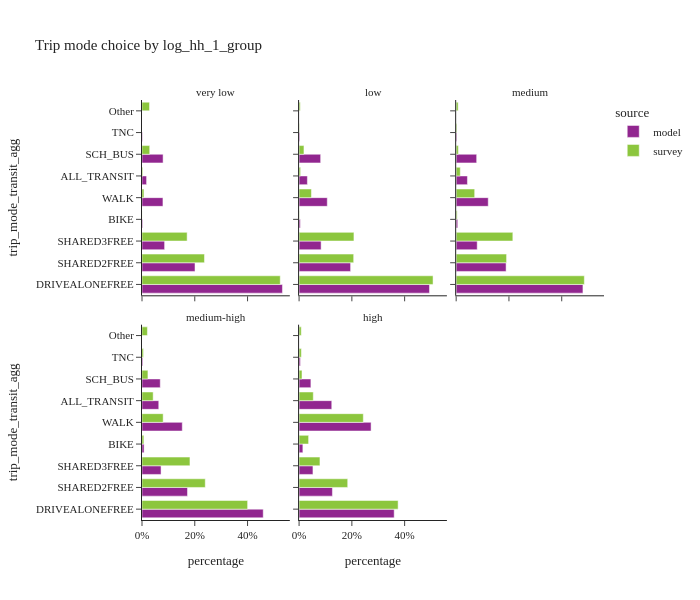
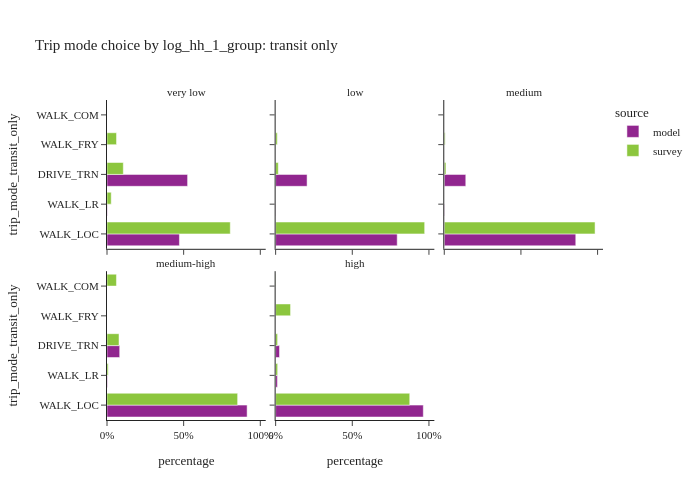

The notebook cell saved with these charts, in order:
### Code cell
trip_mode_choice_seg(segment_col='log_hh_1_group', height=[600, 500])

### Figure 1 — Plotly figure (JSON) as saved in the notebook; plotly's stock layout.template omitted (floating-point values rounded to 4 significant figures)
{"data": [{"alignmentgroup": "True", "customdata": [[913969], [344972], [147104], [4390], [136333], [29827], [137275], [3456]], "hovertemplate": "source=model<br>log_hh_1_group=very low<br>percentage=%{x}<br>trip_mode_transit_agg=%{y}<br>sample_size=%{customdata[0]}<extra></extra>", "legendgroup": "model", "marker": {"color": "#91268F", "pattern": {"shape": ""}}, "name": "model", "offsetgroup": "model", "orientation": "h", "showlegend": true, "textposition": "auto", "type": "bar", "x": [0.5322, 0.2009, 0.08566, 0.002556, 0.07939, 0.01737, 0.07994, 0.002012], "xaxis": "x4", "y": ["DRIVEALONEFREE", "SHARED2FREE", "SHARED3FREE", "BIKE", "WALK", "ALL_TRANSIT", "SCH_BUS", "TNC"], "yaxis": "y4"}, {"alignmentgroup": "True", "customdata": [[862580], [340779], [145815], [8129], [186479], [54903], [142673], [4326]], "hovertemplate": "source=model<br>log_hh_1_group=low<br>percentage=%{x}<br>trip_mode_transit_agg=%{y}<br>sample_size=%{customdata[0]}<extra></extra>", "legendgroup": "model", "marker": {"color": "#91268F", "pattern": {"shape": ""}}, "name": "model", "offsetgroup": "model", "orientation": "h", "showlegend": false, "textposition": "auto", "type": "bar", "x": [0.4941, 0.1952, 0.08353, 0.004657, 0.1068, 0.03145, 0.08173, 0.002478], "xaxis": "x5", "y": ["DRIVEALONEFREE", "SHARED2FREE", "SHARED3FREE", "BIKE", "WALK", "ALL_TRANSIT", "SCH_BUS", "TNC"], "yaxis": "y5"}, {"alignmentgroup": "True", "customdata": [[1638125], [645158], [271921], [20133], [414505], [145666], [265058], [9146]], "hovertemplate": "source=model<br>log_hh_1_group=medium<br>percentage=%{x}<br>trip_mode_transit_agg=%{y}<br>sample_size=%{customdata[0]}<extra></extra>", "legendgroup": "model", "marker": {"color": "#91268F", "pattern": {"shape": ""}}, "name": "model", "offsetgroup": "model", "orientation": "h", "showlegend": false, "textposition": "auto", "type": "bar", "x": [0.4804, 0.1892, 0.07975, 0.005905, 0.1216, 0.04272, 0.07774, 0.002682], "xaxis": "x6", "y": ["DRIVEALONEFREE", "SHARED2FREE", "SHARED3FREE", "BIKE", "WALK", "ALL_TRANSIT", "SCH_BUS", "TNC"], "yaxis": "y6"}, {"alignmentgroup": "True", "customdata": [[1418383], [532249], [222883], [24304], [471152], [196071], [213551], [9238]], "hovertemplate": "source=model<br>log_hh_1_group=medium-high<br>percentage=%{x}<br>trip_mode_transit_agg=%{y}<br>sample_size=%{customdata[0]}<extra></extra>", "legendgroup": "model", "marker": {"color": "#91268F", "pattern": {"shape": ""}}, "name": "model", "offsetgroup": "model", "orientation": "h", "showlegend": false, "textposition": "auto", "type": "bar", "x": [0.4593, 0.1724, 0.07218, 0.007871, 0.1526, 0.0635, 0.06916, 0.002992], "xaxis": "x", "y": ["DRIVEALONEFREE", "SHARED2FREE", "SHARED3FREE", "BIKE", "WALK", "ALL_TRANSIT", "SCH_BUS", "TNC"], "yaxis": "y"}, {"alignmentgroup": "True", "customdata": [[908904], [318632], [132551], [36192], [688100], [312321], [112856], [12564]], "hovertemplate": "source=model<br>log_hh_1_group=high<br>percentage=%{x}<br>trip_mode_transit_agg=%{y}<br>sample_size=%{customdata[0]}<extra></extra>", "legendgroup": "model", "marker": {"color": "#91268F", "pattern": {"shape": ""}}, "name": "model", "offsetgroup": "model", "orientation": "h", "showlegend": false, "textposition": "auto", "type": "bar", "x": [0.3604, 0.1263, 0.05256, 0.01435, 0.2728, 0.1238, 0.04475, 0.004982], "xaxis": "x2", "y": ["DRIVEALONEFREE", "SHARED2FREE", "SHARED3FREE", "BIKE", "WALK", "ALL_TRANSIT", "SCH_BUS", "TNC"], "yaxis": "y2"}, {"alignmentgroup": "True", "customdata": [[1002], [595], [461], [4], [73], [25], [56], [54]], "hovertemplate": "source=survey<br>log_hh_1_group=very low<br>percentage=%{x}<br>trip_mode_transit_agg=%{y}<br>sample_size=%{customdata[0]}<extra></extra>", "legendgroup": "survey", "marker": {"color": "#8CC63E", "pattern": {"shape": ""}}, "name": "survey", "offsetgroup": "survey", "orientation": "h", "showlegend": true, "textposition": "auto", "type": "bar", "x": [0.5239, 0.2367, 0.171, 0.0003217, 0.007396, 0.002984, 0.02923, 0.02844], "xaxis": "x4", "y": ["DRIVEALONEFREE", "SHARED2FREE", "SHARED3FREE", "BIKE", "WALK", "ALL_TRANSIT", "SCH_BUS", "Other"], "yaxis": "y4"}, {"alignmentgroup": "True", "customdata": [[919], [446], [383], [17], [148], [45], [44], [7], [20]], "hovertemplate": "source=survey<br>log_hh_1_group=low<br>percentage=%{x}<br>trip_mode_transit_agg=%{y}<br>sample_size=%{customdata[0]}<extra></extra>", "legendgroup": "survey", "marker": {"color": "#8CC63E", "pattern": {"shape": ""}}, "name": "survey", "offsetgroup": "survey", "orientation": "h", "showlegend": false, "textposition": "auto", "type": "bar", "x": [0.5077, 0.2069, 0.2079, 0.001037, 0.0467, 0.005672, 0.01848, 0.001228, 0.004454], "xaxis": "x5", "y": ["DRIVEALONEFREE", "SHARED2FREE", "SHARED3FREE", "BIKE", "WALK", "ALL_TRANSIT", "SCH_BUS", "TNC", "Other"], "yaxis": "y5"}, {"alignmentgroup": "True", "customdata": [[1758], [845], [592], [36], [398], [89], [69], [13], [53]], "hovertemplate": "source=survey<br>log_hh_1_group=medium<br>percentage=%{x}<br>trip_mode_transit_agg=%{y}<br>sample_size=%{customdata[0]}<extra></extra>", "legendgroup": "survey", "marker": {"color": "#8CC63E", "pattern": {"shape": ""}}, "name": "survey", "offsetgroup": "survey", "orientation": "h", "showlegend": false, "textposition": "auto", "type": "bar", "x": [0.4857, 0.1911, 0.2148, 0.003742, 0.07019, 0.01561, 0.008357, 0.003007, 0.007565], "xaxis": "x6", "y": ["DRIVEALONEFREE", "SHARED2FREE", "SHARED3FREE", "BIKE", "WALK", "ALL_TRANSIT", "SCH_BUS", "TNC", "Other"], "yaxis": "y6"}, {"alignmentgroup": "True", "customdata": [[1925], [938], [679], [77], [565], [190], [75], [25], [60]], "hovertemplate": "source=survey<br>log_hh_1_group=medium-high<br>percentage=%{x}<br>trip_mode_transit_agg=%{y}<br>sample_size=%{customdata[0]}<extra></extra>", "legendgroup": "survey", "marker": {"color": "#8CC63E", "pattern": {"shape": ""}}, "name": "survey", "offsetgroup": "survey", "orientation": "h", "showlegend": false, "textposition": "auto", "type": "bar", "x": [0.4002, 0.2398, 0.1817, 0.007124, 0.0802, 0.04228, 0.02246, 0.005648, 0.02055], "xaxis": "x", "y": ["DRIVEALONEFREE", "SHARED2FREE", "SHARED3FREE", "BIKE", "WALK", "ALL_TRANSIT", "SCH_BUS", "TNC", "Other"], "yaxis": "y"}, {"alignmentgroup": "True", "customdata": [[3032], [1342], [719], [458], [3003], [731], [44], [58], [200]], "hovertemplate": "source=survey<br>log_hh_1_group=high<br>percentage=%{x}<br>trip_mode_transit_agg=%{y}<br>sample_size=%{customdata[0]}<extra></extra>", "legendgroup": "survey", "marker": {"color": "#8CC63E", "pattern": {"shape": ""}}, "name": "survey", "offsetgroup": "survey", "orientation": "h", "showlegend": false, "textposition": "auto", "type": "bar", "x": [0.3753, 0.1843, 0.07911, 0.03608, 0.2434, 0.05384, 0.01108, 0.008622, 0.008313], "xaxis": "x2", "y": ["DRIVEALONEFREE", "SHARED2FREE", "SHARED3FREE", "BIKE", "WALK", "ALL_TRANSIT", "SCH_BUS", "TNC", "Other"], "yaxis": "y2"}], "layout": {"annotations": [{"font": {}, "showarrow": false, "text": "medium-high", "x": 0.16, "xanchor": "center", "xref": "paper", "y": 0.465, "yanchor": "bottom", "yref": "paper"}, {"font": {}, "showarrow": false, "text": "high", "x": 0.5, "xanchor": "center", "xref": "paper", "y": 0.465, "yanchor": "bottom", "yref": "paper"}, {"font": {}, "showarrow": false, "text": "very low", "x": 0.16, "xanchor": "center", "xref": "paper", "y": 1.0, "yanchor": "bottom", "yref": "paper"}, {"font": {}, "showarrow": false, "text": "low", "x": 0.5, "xanchor": "center", "xref": "paper", "y": 1.0, "yanchor": "bottom", "yref": "paper"}, {"font": {}, "showarrow": false, "text": "medium", "x": 0.84, "xanchor": "center", "xref": "paper", "y": 1.0, "yanchor": "bottom", "yref": "paper"}], "barmode": "group", "height": 600, "legend": {"title": {"text": "source"}, "tracegroupgap": 0}, "title": {"text": "Trip mode choice by log_hh_1_group"}, "width": 700, "xaxis": {"anchor": "y", "domain": [0, 0.32], "tickformat": ".0%", "title": {"text": "percentage"}}, "xaxis2": {"anchor": "y2", "domain": [0.34, 0.66], "matches": "x", "tickformat": ".0%", "title": {"text": "percentage"}}, "xaxis3": {"anchor": "y3", "domain": [0.68, 1.0], "matches": "x", "title": {"text": "percentage"}}, "xaxis4": {"anchor": "y4", "domain": [0, 0.32], "matches": "x", "showticklabels": false}, "xaxis5": {"anchor": "y5", "domain": [0.34, 0.66], "matches": "x", "showticklabels": false}, "xaxis6": {"anchor": "y6", "domain": [0.68, 1.0], "matches": "x", "showticklabels": false}, "yaxis": {"anchor": "x", "domain": [0, 0.465], "title": {"text": "trip_mode_transit_agg"}}, "yaxis2": {"anchor": "x2", "domain": [0, 0.465], "matches": "y", "showticklabels": false}, "yaxis3": {"anchor": "x3", "domain": [0, 0.465], "matches": "y", "showticklabels": false}, "yaxis4": {"anchor": "x4", "domain": [0.535, 1.0], "matches": "y", "title": {"text": "trip_mode_transit_agg"}}, "yaxis5": {"anchor": "x5", "domain": [0.535, 1.0], "matches": "y", "showticklabels": false}, "yaxis6": {"anchor": "x6", "domain": [0.535, 1.0], "matches": "y", "showticklabels": false}}}

### Figure 2 — Plotly figure (JSON) as saved in the notebook; plotly's stock layout.template omitted (floating-point values rounded to 4 significant figures)
{"data": [{"alignmentgroup": "True", "customdata": [[14090], [58], [15679]], "hovertemplate": "source=model<br>log_hh_1_group=very low<br>percentage=%{x}<br>trip_mode_transit_only=%{y}<br>sample_size=%{customdata[0]}<extra></extra>", "legendgroup": "model", "marker": {"color": "#91268F", "pattern": {"shape": ""}}, "name": "model", "offsetgroup": "model", "orientation": "h", "showlegend": true, "textposition": "auto", "type": "bar", "x": [0.4724, 0.001945, 0.5257], "xaxis": "x4", "y": ["WALK_LOC", "WALK_LR", "DRIVE_TRN"], "yaxis": "y4"}, {"alignmentgroup": "True", "customdata": [[43533], [111], [11259]], "hovertemplate": "source=model<br>log_hh_1_group=low<br>percentage=%{x}<br>trip_mode_transit_only=%{y}<br>sample_size=%{customdata[0]}<extra></extra>", "legendgroup": "model", "marker": {"color": "#91268F", "pattern": {"shape": ""}}, "name": "model", "offsetgroup": "model", "orientation": "h", "showlegend": false, "textposition": "auto", "type": "bar", "x": [0.7929, 0.002022, 0.2051], "xaxis": "x5", "y": ["WALK_LOC", "WALK_LR", "DRIVE_TRN"], "yaxis": "y5"}, {"alignmentgroup": "True", "customdata": [[124939], [301], [20426]], "hovertemplate": "source=model<br>log_hh_1_group=medium<br>percentage=%{x}<br>trip_mode_transit_only=%{y}<br>sample_size=%{customdata[0]}<extra></extra>", "legendgroup": "model", "marker": {"color": "#91268F", "pattern": {"shape": ""}}, "name": "model", "offsetgroup": "model", "orientation": "h", "showlegend": false, "textposition": "auto", "type": "bar", "x": [0.8577, 0.002066, 0.1402], "xaxis": "x6", "y": ["WALK_LOC", "WALK_LR", "DRIVE_TRN"], "yaxis": "y6"}, {"alignmentgroup": "True", "customdata": [[179200], [638], [16233]], "hovertemplate": "source=model<br>log_hh_1_group=medium-high<br>percentage=%{x}<br>trip_mode_transit_only=%{y}<br>sample_size=%{customdata[0]}<extra></extra>", "legendgroup": "model", "marker": {"color": "#91268F", "pattern": {"shape": ""}}, "name": "model", "offsetgroup": "model", "orientation": "h", "showlegend": false, "textposition": "auto", "type": "bar", "x": [0.914, 0.003254, 0.08279], "xaxis": "x", "y": ["WALK_LOC", "WALK_LR", "DRIVE_TRN"], "yaxis": "y"}, {"alignmentgroup": "True", "customdata": [[300814], [3639], [7868]], "hovertemplate": "source=model<br>log_hh_1_group=high<br>percentage=%{x}<br>trip_mode_transit_only=%{y}<br>sample_size=%{customdata[0]}<extra></extra>", "legendgroup": "model", "marker": {"color": "#91268F", "pattern": {"shape": ""}}, "name": "model", "offsetgroup": "model", "orientation": "h", "showlegend": false, "textposition": "auto", "type": "bar", "x": [0.9632, 0.01165, 0.02519], "xaxis": "x2", "y": ["WALK_LOC", "WALK_LR", "DRIVE_TRN"], "yaxis": "y2"}, {"alignmentgroup": "True", "customdata": [[10], [1], [9], [5]], "hovertemplate": "source=survey<br>log_hh_1_group=very low<br>percentage=%{x}<br>trip_mode_transit_only=%{y}<br>sample_size=%{customdata[0]}<extra></extra>", "legendgroup": "survey", "marker": {"color": "#8CC63E", "pattern": {"shape": ""}}, "name": "survey", "offsetgroup": "survey", "orientation": "h", "showlegend": true, "textposition": "auto", "type": "bar", "x": [0.8041, 0.0275, 0.1063, 0.06214], "xaxis": "x4", "y": ["WALK_LOC", "WALK_LR", "DRIVE_TRN", "WALK_FRY"], "yaxis": "y4"}, {"alignmentgroup": "True", "customdata": [[40], [3], [2]], "hovertemplate": "source=survey<br>log_hh_1_group=low<br>percentage=%{x}<br>trip_mode_transit_only=%{y}<br>sample_size=%{customdata[0]}<extra></extra>", "legendgroup": "survey", "marker": {"color": "#8CC63E", "pattern": {"shape": ""}}, "name": "survey", "offsetgroup": "survey", "orientation": "h", "showlegend": false, "textposition": "auto", "type": "bar", "x": [0.9721, 0.01715, 0.01074], "xaxis": "x5", "y": ["WALK_LOC", "DRIVE_TRN", "WALK_FRY"], "yaxis": "y5"}, {"alignmentgroup": "True", "customdata": [[83], [4], [2]], "hovertemplate": "source=survey<br>log_hh_1_group=medium<br>percentage=%{x}<br>trip_mode_transit_only=%{y}<br>sample_size=%{customdata[0]}<extra></extra>", "legendgroup": "survey", "marker": {"color": "#8CC63E", "pattern": {"shape": ""}}, "name": "survey", "offsetgroup": "survey", "orientation": "h", "showlegend": false, "textposition": "auto", "type": "bar", "x": [0.9836, 0.01086, 0.005585], "xaxis": "x6", "y": ["WALK_LOC", "DRIVE_TRN", "WALK_FRY"], "yaxis": "y6"}, {"alignmentgroup": "True", "customdata": [[164], [6], [13], [7]], "hovertemplate": "source=survey<br>log_hh_1_group=medium-high<br>percentage=%{x}<br>trip_mode_transit_only=%{y}<br>sample_size=%{customdata[0]}<extra></extra>", "legendgroup": "survey", "marker": {"color": "#8CC63E", "pattern": {"shape": ""}}, "name": "survey", "offsetgroup": "survey", "orientation": "h", "showlegend": false, "textposition": "auto", "type": "bar", "x": [0.8522, 0.007864, 0.07828, 0.06167], "xaxis": "x", "y": ["WALK_LOC", "WALK_LR", "DRIVE_TRN", "WALK_COM"], "yaxis": "y"}, {"alignmentgroup": "True", "customdata": [[665], [35], [20], [5], [6]], "hovertemplate": "source=survey<br>log_hh_1_group=high<br>percentage=%{x}<br>trip_mode_transit_only=%{y}<br>sample_size=%{customdata[0]}<extra></extra>", "legendgroup": "survey", "marker": {"color": "#8CC63E", "pattern": {"shape": ""}}, "name": "survey", "offsetgroup": "survey", "orientation": "h", "showlegend": false, "textposition": "auto", "type": "bar", "x": [0.8748, 0.01313, 0.01264, 0.002204, 0.09726], "xaxis": "x2", "y": ["WALK_LOC", "WALK_LR", "DRIVE_TRN", "WALK_COM", "WALK_FRY"], "yaxis": "y2"}], "layout": {"annotations": [{"font": {}, "showarrow": false, "text": "medium-high", "x": 0.16, "xanchor": "center", "xref": "paper", "y": 0.465, "yanchor": "bottom", "yref": "paper"}, {"font": {}, "showarrow": false, "text": "high", "x": 0.5, "xanchor": "center", "xref": "paper", "y": 0.465, "yanchor": "bottom", "yref": "paper"}, {"font": {}, "showarrow": false, "text": "very low", "x": 0.16, "xanchor": "center", "xref": "paper", "y": 1.0, "yanchor": "bottom", "yref": "paper"}, {"font": {}, "showarrow": false, "text": "low", "x": 0.5, "xanchor": "center", "xref": "paper", "y": 1.0, "yanchor": "bottom", "yref": "paper"}, {"font": {}, "showarrow": false, "text": "medium", "x": 0.84, "xanchor": "center", "xref": "paper", "y": 1.0, "yanchor": "bottom", "yref": "paper"}], "barmode": "group", "height": 500, "legend": {"title": {"text": "source"}, "tracegroupgap": 0}, "title": {"text": "Trip mode choice by log_hh_1_group: transit only"}, "width": 700, "xaxis": {"anchor": "y", "domain": [0, 0.32], "tickformat": ".0%", "title": {"text": "percentage"}}, "xaxis2": {"anchor": "y2", "domain": [0.34, 0.66], "matches": "x", "tickformat": ".0%", "title": {"text": "percentage"}}, "xaxis3": {"anchor": "y3", "domain": [0.68, 1.0], "matches": "x", "title": {"text": "percentage"}}, "xaxis4": {"anchor": "y4", "domain": [0, 0.32], "matches": "x", "showticklabels": false}, "xaxis5": {"anchor": "y5", "domain": [0.34, 0.66], "matches": "x", "showticklabels": false}, "xaxis6": {"anchor": "y6", "domain": [0.68, 1.0], "matches": "x", "showticklabels": false}, "yaxis": {"anchor": "x", "domain": [0, 0.465], "title": {"text": "trip_mode_transit_only"}}, "yaxis2": {"anchor": "x2", "domain": [0, 0.465], "matches": "y", "showticklabels": false}, "yaxis3": {"anchor": "x3", "domain": [0, 0.465], "matches": "y", "showticklabels": false}, "yaxis4": {"anchor": "x4", "domain": [0.535, 1.0], "matches": "y", "title": {"text": "trip_mode_transit_only"}}, "yaxis5": {"anchor": "x5", "domain": [0.535, 1.0], "matches": "y", "showticklabels": false}, "yaxis6": {"anchor": "x6", "domain": [0.535, 1.0], "matches": "y", "showticklabels": false}}}
